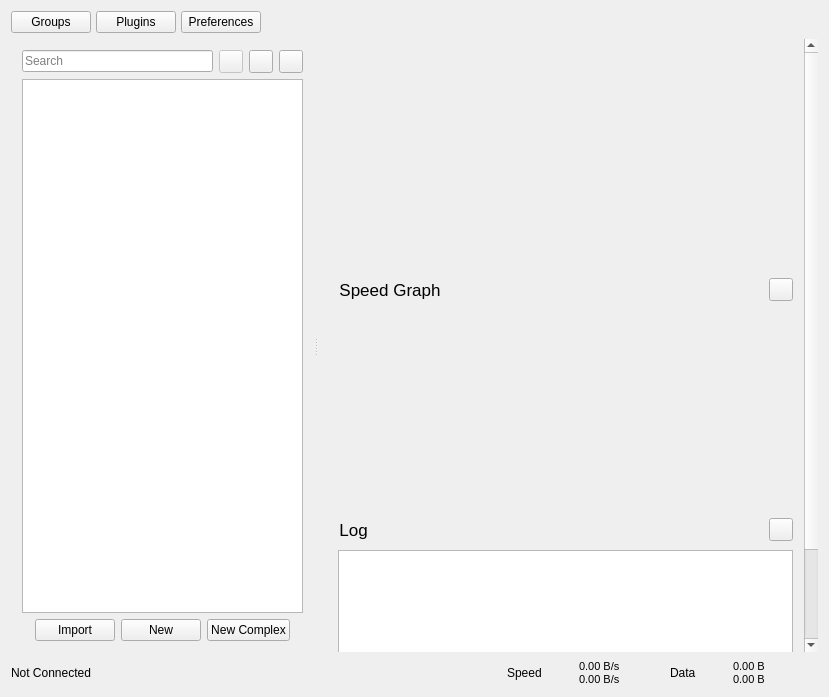
<?xml version="1.0" encoding="UTF-8"?>
<ui version="4.0">
 <class>MainWindow</class>
 <widget class="QMainWindow" name="MainWindow">
  <property name="geometry">
   <rect>
    <x>0</x>
    <y>0</y>
    <width>829</width>
    <height>697</height>
   </rect>
  </property>
  <property name="minimumSize">
   <size>
    <width>790</width>
    <height>600</height>
   </size>
  </property>
  <property name="windowTitle">
   <string>Qplumbum</string>
  </property>
  <widget class="QWidget" name="centralWidget">
   <layout class="QVBoxLayout" name="verticalLayout_2" stretch="0,1,0">
    <item>
     <layout class="QHBoxLayout" name="topButtonsLayout" stretch="0,0,0,0">
      <property name="spacing">
       <number>5</number>
      </property>
      <item>
       <widget class="QPushButton" name="subsButton">
        <property name="text">
         <string>Groups</string>
        </property>
       </widget>
      </item>
      <item>
       <widget class="QPushButton" name="pluginsBtn">
        <property name="text">
         <string>Plugins</string>
        </property>
       </widget>
      </item>
      <item>
       <widget class="QPushButton" name="preferencesBtn">
        <property name="text">
         <string>Preferences</string>
        </property>
       </widget>
      </item>
      <item>
       <spacer name="horizontalSpacer">
        <property name="orientation">
         <enum>Qt::Horizontal</enum>
        </property>
        <property name="sizeType">
         <enum>QSizePolicy::Expanding</enum>
        </property>
        <property name="sizeHint" stdset="0">
         <size>
          <width>0</width>
          <height>0</height>
         </size>
        </property>
       </spacer>
      </item>
     </layout>
    </item>
    <item>
     <widget class="QSplitter" name="splitter">
      <property name="orientation">
       <enum>Qt::Horizontal</enum>
      </property>
      <property name="opaqueResize">
       <bool>true</bool>
      </property>
      <widget class="QWidget" name="leftWidget" native="true">
       <layout class="QVBoxLayout" name="verticalLayout">
        <item>
         <layout class="QHBoxLayout" name="horizontalLayout_6">
          <item>
           <widget class="QLineEdit" name="connectionFilterTxt">
            <property name="placeholderText">
             <string>Search</string>
            </property>
            <property name="clearButtonEnabled">
             <bool>true</bool>
            </property>
           </widget>
          </item>
          <item>
           <widget class="QToolButton" name="locateBtn">
            <property name="enabled">
             <bool>false</bool>
            </property>
            <property name="toolTip">
             <string>Locate Current Connection</string>
            </property>
            <property name="icon">
             <iconset resource="../../../../resources.new.qrc">
              <normaloff>:/assets/icons/ui_dark/map.svg</normaloff>:/assets/icons/ui_dark/map.svg</iconset>
            </property>
           </widget>
          </item>
          <item>
           <widget class="QToolButton" name="collapseGroupsBtn">
            <property name="toolTip">
             <string>Collapse all groups</string>
            </property>
            <property name="text">
             <string/>
            </property>
            <property name="icon">
             <iconset resource="../../../../resources.new.qrc">
              <normaloff>:/assets/icons/ui_light/arrow-up.svg</normaloff>:/assets/icons/ui_light/arrow-up.svg</iconset>
            </property>
           </widget>
          </item>
          <item>
           <widget class="QToolButton" name="sortBtn">
            <property name="toolTip">
             <string>Sort</string>
            </property>
            <property name="text">
             <string/>
            </property>
            <property name="icon">
             <iconset resource="../../../../resources.new.qrc">
              <normaloff>:/assets/icons/ui_light/arrow-down-filling.svg</normaloff>:/assets/icons/ui_light/arrow-down-filling.svg</iconset>
            </property>
            <property name="popupMode">
             <enum>QToolButton::InstantPopup</enum>
            </property>
           </widget>
          </item>
         </layout>
        </item>
        <item>
         <widget class="QTreeView" name="connectionTreeView">
          <property name="contextMenuPolicy">
           <enum>Qt::CustomContextMenu</enum>
          </property>
          <property name="editTriggers">
           <set>QAbstractItemView::NoEditTriggers</set>
          </property>
          <property name="selectionMode">
           <enum>QAbstractItemView::ExtendedSelection</enum>
          </property>
          <property name="verticalScrollMode">
           <enum>QAbstractItemView::ScrollPerPixel</enum>
          </property>
          <property name="indentation">
           <number>0</number>
          </property>
          <property name="sortingEnabled">
           <bool>true</bool>
          </property>
          <property name="allColumnsShowFocus">
           <bool>true</bool>
          </property>
          <property name="headerHidden">
           <bool>true</bool>
          </property>
         </widget>
        </item>
        <item>
         <layout class="QHBoxLayout" name="horizontalLayout_3">
          <item>
           <spacer name="horizontalSpacer_3">
            <property name="orientation">
             <enum>Qt::Horizontal</enum>
            </property>
            <property name="sizeHint" stdset="0">
             <size>
              <width>0</width>
              <height>0</height>
             </size>
            </property>
           </spacer>
          </item>
          <item>
           <widget class="QPushButton" name="importConfigButton">
            <property name="toolTip">
             <string>Import Connection</string>
            </property>
            <property name="text">
             <string>Import</string>
            </property>
           </widget>
          </item>
          <item>
           <widget class="QPushButton" name="newConnectionBtn">
            <property name="text">
             <string>New</string>
            </property>
           </widget>
          </item>
          <item>
           <widget class="QPushButton" name="newComplexConnectionBtn">
            <property name="text">
             <string>New Complex</string>
            </property>
           </widget>
          </item>
          <item>
           <spacer name="horizontalSpacer_2">
            <property name="orientation">
             <enum>Qt::Horizontal</enum>
            </property>
            <property name="sizeHint" stdset="0">
             <size>
              <width>0</width>
              <height>0</height>
             </size>
            </property>
           </spacer>
          </item>
         </layout>
        </item>
       </layout>
      </widget>
      <widget class="QScrollArea" name="scrollArea">
       <property name="minimumSize">
        <size>
         <width>500</width>
         <height>0</height>
        </size>
       </property>
       <property name="frameShape">
        <enum>QFrame::NoFrame</enum>
       </property>
       <property name="widgetResizable">
        <bool>true</bool>
       </property>
       <widget class="QWidget" name="scrollAreaWidgetContents">
        <property name="geometry">
         <rect>
          <x>0</x>
          <y>0</y>
          <width>486</width>
          <height>728</height>
         </rect>
        </property>
        <layout class="QVBoxLayout" name="verticalLayout_4" stretch="0,1">
         <item>
          <widget class="QFrame" name="connectionInfoFrame">
           <property name="sizePolicy">
            <sizepolicy hsizetype="Expanding" vsizetype="Expanding">
             <horstretch>0</horstretch>
             <verstretch>0</verstretch>
            </sizepolicy>
           </property>
           <property name="minimumSize">
            <size>
             <width>0</width>
             <height>220</height>
            </size>
           </property>
           <layout class="QGridLayout" name="connectionInfoLayout">
            <property name="leftMargin">
             <number>0</number>
            </property>
            <property name="topMargin">
             <number>0</number>
            </property>
            <property name="rightMargin">
             <number>0</number>
            </property>
            <property name="bottomMargin">
             <number>0</number>
            </property>
           </layout>
          </widget>
         </item>
         <item>
          <layout class="QVBoxLayout" name="verticalLayout_3">
           <item>
            <layout class="QHBoxLayout" name="horizontalLayout_5">
             <item>
              <widget class="QPushButton" name="chartVisibilityBtn">
               <property name="font">
                <font>
                 <pointsize>13</pointsize>
                </font>
               </property>
               <property name="focusPolicy">
                <enum>Qt::NoFocus</enum>
               </property>
               <property name="toolTip">
                <string>Click to toggle show/hide</string>
               </property>
               <property name="styleSheet">
                <string notr="true">Text-align:left;</string>
               </property>
               <property name="text">
                <string>  Speed Graph</string>
               </property>
               <property name="flat">
                <bool>true</bool>
               </property>
              </widget>
             </item>
             <item>
              <widget class="QToolButton" name="clearChartBtn">
               <property name="toolTip">
                <string>Clear chart data</string>
               </property>
               <property name="text">
                <string/>
               </property>
               <property name="icon">
                <iconset resource="../../../../resources.new.qrc">
                 <normaloff>:/assets/icons/ui_light/ashbin.svg</normaloff>:/assets/icons/ui_light/ashbin.svg</iconset>
               </property>
              </widget>
             </item>
            </layout>
           </item>
           <item>
            <widget class="QWidget" name="speedChartHolderWidget" native="true">
             <property name="sizePolicy">
              <sizepolicy hsizetype="Expanding" vsizetype="Expanding">
               <horstretch>0</horstretch>
               <verstretch>0</verstretch>
              </sizepolicy>
             </property>
             <property name="minimumSize">
              <size>
               <width>0</width>
               <height>200</height>
              </size>
             </property>
             <layout class="QGridLayout" name="speedChart">
              <property name="topMargin">
               <number>0</number>
              </property>
              <property name="rightMargin">
               <number>0</number>
              </property>
              <property name="bottomMargin">
               <number>0</number>
              </property>
             </layout>
            </widget>
           </item>
           <item>
            <layout class="QHBoxLayout" name="horizontalLayout_4">
             <item>
              <widget class="QPushButton" name="logVisibilityBtn">
               <property name="font">
                <font>
                 <pointsize>13</pointsize>
                </font>
               </property>
               <property name="focusPolicy">
                <enum>Qt::NoFocus</enum>
               </property>
               <property name="toolTip">
                <string>Click to toggle show/hide</string>
               </property>
               <property name="styleSheet">
                <string notr="true">Text-align:left;</string>
               </property>
               <property name="text">
                <string>  Log</string>
               </property>
               <property name="flat">
                <bool>true</bool>
               </property>
              </widget>
             </item>
             <item>
              <widget class="QToolButton" name="clearlogButton">
               <property name="toolTip">
                <string>Clear log</string>
               </property>
               <property name="text">
                <string/>
               </property>
               <property name="icon">
                <iconset resource="../../../../resources.new.qrc">
                 <normaloff>:/assets/icons/ui_light/ashbin.svg</normaloff>:/assets/icons/ui_light/ashbin.svg</iconset>
               </property>
              </widget>
             </item>
            </layout>
           </item>
           <item>
            <layout class="QGridLayout" name="gridLayout">
             <property name="leftMargin">
              <number>9</number>
             </property>
             <item row="0" column="0">
              <widget class="QTextBrowser" name="masterLogBrowser">
               <property name="minimumSize">
                <size>
                 <width>0</width>
                 <height>200</height>
                </size>
               </property>
               <property name="contextMenuPolicy">
                <enum>Qt::CustomContextMenu</enum>
               </property>
               <property name="lineWrapMode">
                <enum>QTextEdit::NoWrap</enum>
               </property>
              </widget>
             </item>
            </layout>
           </item>
          </layout>
         </item>
        </layout>
       </widget>
      </widget>
     </widget>
    </item>
    <item>
     <layout class="QHBoxLayout" name="horizontalLayout_2">
      <property name="topMargin">
       <number>2</number>
      </property>
      <item>
       <widget class="QLabel" name="connetionStatusLabel">
        <property name="minimumSize">
         <size>
          <width>300</width>
          <height>0</height>
         </size>
        </property>
        <property name="text">
         <string>Not Connected</string>
        </property>
       </widget>
      </item>
      <item>
       <spacer name="horizontalSpacer_5">
        <property name="orientation">
         <enum>Qt::Horizontal</enum>
        </property>
        <property name="sizeHint" stdset="0">
         <size>
          <width>40</width>
          <height>20</height>
         </size>
        </property>
       </spacer>
      </item>
      <item>
       <widget class="QLabel" name="label_5">
        <property name="text">
         <string>Speed</string>
        </property>
       </widget>
      </item>
      <item>
       <widget class="QWidget" name="updownImageBox" native="true">
        <property name="sizePolicy">
         <sizepolicy hsizetype="Fixed" vsizetype="Fixed">
          <horstretch>32</horstretch>
          <verstretch>32</verstretch>
         </sizepolicy>
        </property>
        <property name="minimumSize">
         <size>
          <width>25</width>
          <height>25</height>
         </size>
        </property>
       </widget>
      </item>
      <item>
       <widget class="QLabel" name="netspeedLabel">
        <property name="minimumSize">
         <size>
          <width>85</width>
          <height>0</height>
         </size>
        </property>
        <property name="font">
         <font>
          <pointsize>8</pointsize>
         </font>
        </property>
        <property name="toolTip">
         <string>Upload/Download speed</string>
        </property>
        <property name="text">
         <string>0.00 B/s
0.00 B/s</string>
        </property>
       </widget>
      </item>
      <item>
       <widget class="QLabel" name="label_6">
        <property name="sizePolicy">
         <sizepolicy hsizetype="Minimum" vsizetype="Minimum">
          <horstretch>0</horstretch>
          <verstretch>0</verstretch>
         </sizepolicy>
        </property>
        <property name="minimumSize">
         <size>
          <width>0</width>
          <height>0</height>
         </size>
        </property>
        <property name="text">
         <string>Data</string>
        </property>
       </widget>
      </item>
      <item>
       <widget class="QWidget" name="updownImageBox_2" native="true">
        <property name="sizePolicy">
         <sizepolicy hsizetype="Fixed" vsizetype="Fixed">
          <horstretch>32</horstretch>
          <verstretch>32</verstretch>
         </sizepolicy>
        </property>
        <property name="minimumSize">
         <size>
          <width>25</width>
          <height>25</height>
         </size>
        </property>
       </widget>
      </item>
      <item>
       <widget class="QLabel" name="dataamountLabel">
        <property name="minimumSize">
         <size>
          <width>85</width>
          <height>0</height>
         </size>
        </property>
        <property name="font">
         <font>
          <pointsize>8</pointsize>
         </font>
        </property>
        <property name="toolTip">
         <string>Upload/Download Data</string>
        </property>
        <property name="text">
         <string>0.00 B
0.00 B</string>
        </property>
       </widget>
      </item>
     </layout>
    </item>
   </layout>
  </widget>
 </widget>
 <layoutdefault spacing="6" margin="11"/>
 <tabstops>
  <tabstop>importConfigButton</tabstop>
 </tabstops>
 <resources>
  <include location="../../../../resources.new.qrc"/>
 </resources>
 <connections/>
</ui>
